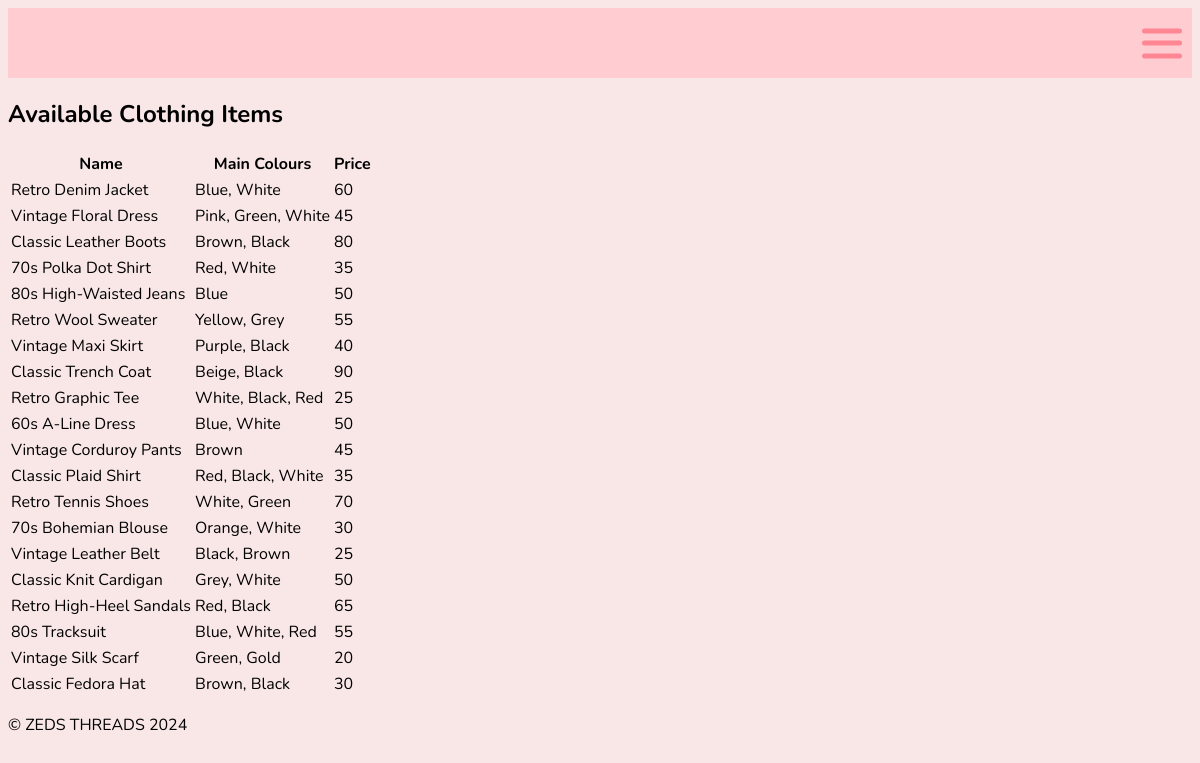
Before: /shopnow with the older database file.
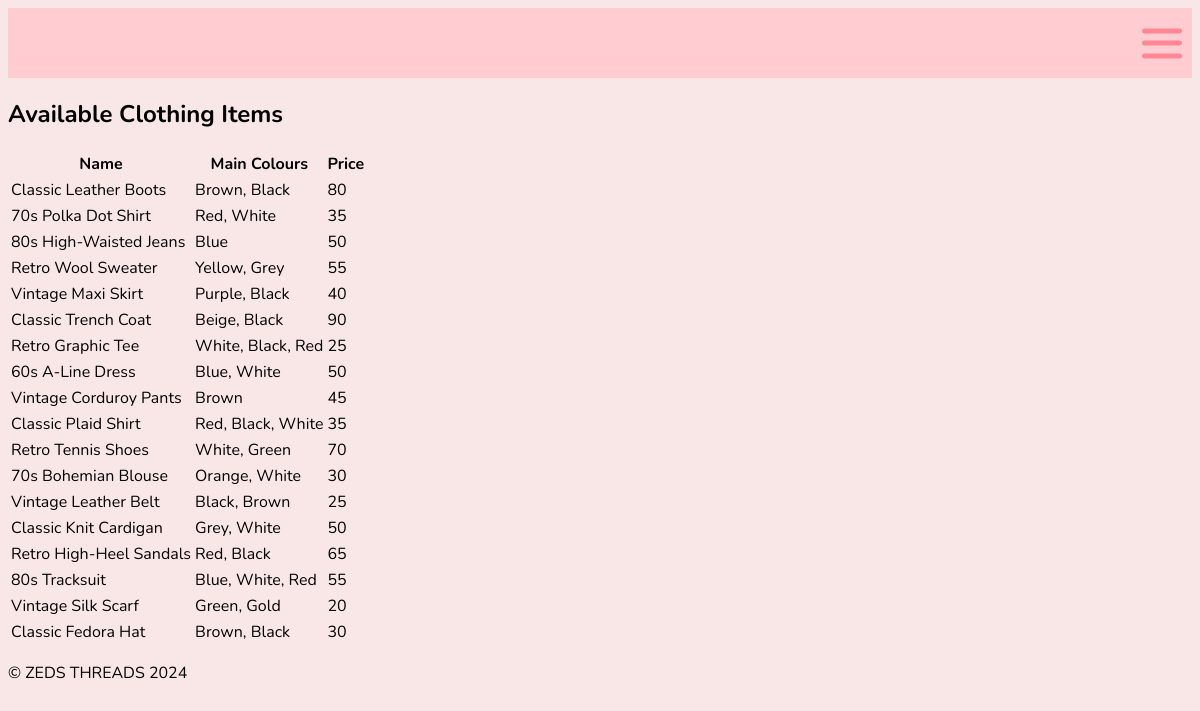
After: the same page with the newer database file.
### tables this page shows
CREATE TABLE clothing_data (id INTEGER PRIMARY KEY, name TEXT (0, 100), main_colours TEXT (1, 100), price NUMERIC (1, 5), cat_id NUMERIC REFERENCES clothing_category (catergoryid));

### main.py (the view)
@app.route('/shopnow')
def render_database():
    con = create_connection(DATABASE)
    if con:
        query = "SELECT name, main_colours, price FROM clothing_data"
        cur = con.cursor()
        cur.execute(query)
        clothing_list = cur.fetchall()
        con.close()
        return render_template('shopnow.html', clothing=clothing_list)
    else:
        return "Error"

### main.py (called while the page is built)
def create_connection(db_file):
    try:
        connection = sqlite3.connect(db_file)
        return connection
    except Error as e:
        print(e)
    return None

### templates/shopnow.html (shortened to what this page needs)
{% extends "base.html" %}
{% block main %}
<h2>Available Clothing Items</h2>
<table>
    <tr>
        <th>Name</th>
        <th>Main Colours</th>
        <th>Price</th>
    </tr>
    {% for item in clothing %}
    <tr>
        <td>{{ item[0] }}</td>
        <td>{{ item[1] }}</td>
        <td>{{ item[2] }}</td>
    </tr>
    {% endfor %}
</table>
{% endblock %}

Changed rows visible on the page:
removed clothing_data: name "Retro Denim Jacket", main_colours "Blue, White", price "60"
removed clothing_data: name "Vintage Floral Dress", main_colours "Pink, Green, White", price "45"
